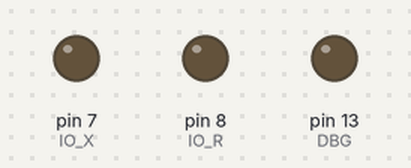
The sketch below on a simulated Arduino Uno, built with avr-gcc and run on an emulated ATmega328P. Shown: output pins drawn as LEDs (lit = HIGH). What the sketch prints to the serial monitor is not drawn.

Above: at 2.0 s.
At 6.0 s:
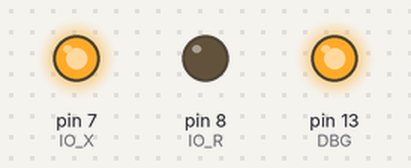
Timing chart, 0 to 10.4 s (numbered marks = the images above):
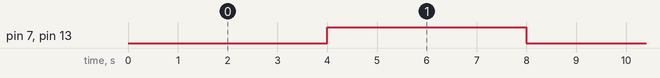

The sketch:

P200.ino
```cpp
const byte IO_X = 7;
const byte IO_R = 8;
const byte DBG = 13;

void setup(){
  pinMode(IO_X, OUTPUT);
  pinMode(IO_R, OUTPUT);
  pinMode(DBG, OUTPUT);
  Serial.begin(115200);
  Serial.println("P200 Test");
  Serial.println("WyoLum 2013");
  Serial.println("Check voltage on IO_X and IO_R is 3.3v");
}
void loop(){
  delay(4000);
  digitalWrite(IO_R, LOW);
  digitalWrite(IO_X, HIGH);
  digitalWrite(DBG, HIGH);
  delay(4000);
  digitalWrite(IO_X, LOW);
  digitalWrite(DBG, LOW);
}
```

Measured:
- by itself, pin 7 (IO_X), pin 13 (DBG): alternates HIGH for 4.0 s and LOW for 4.0 s
